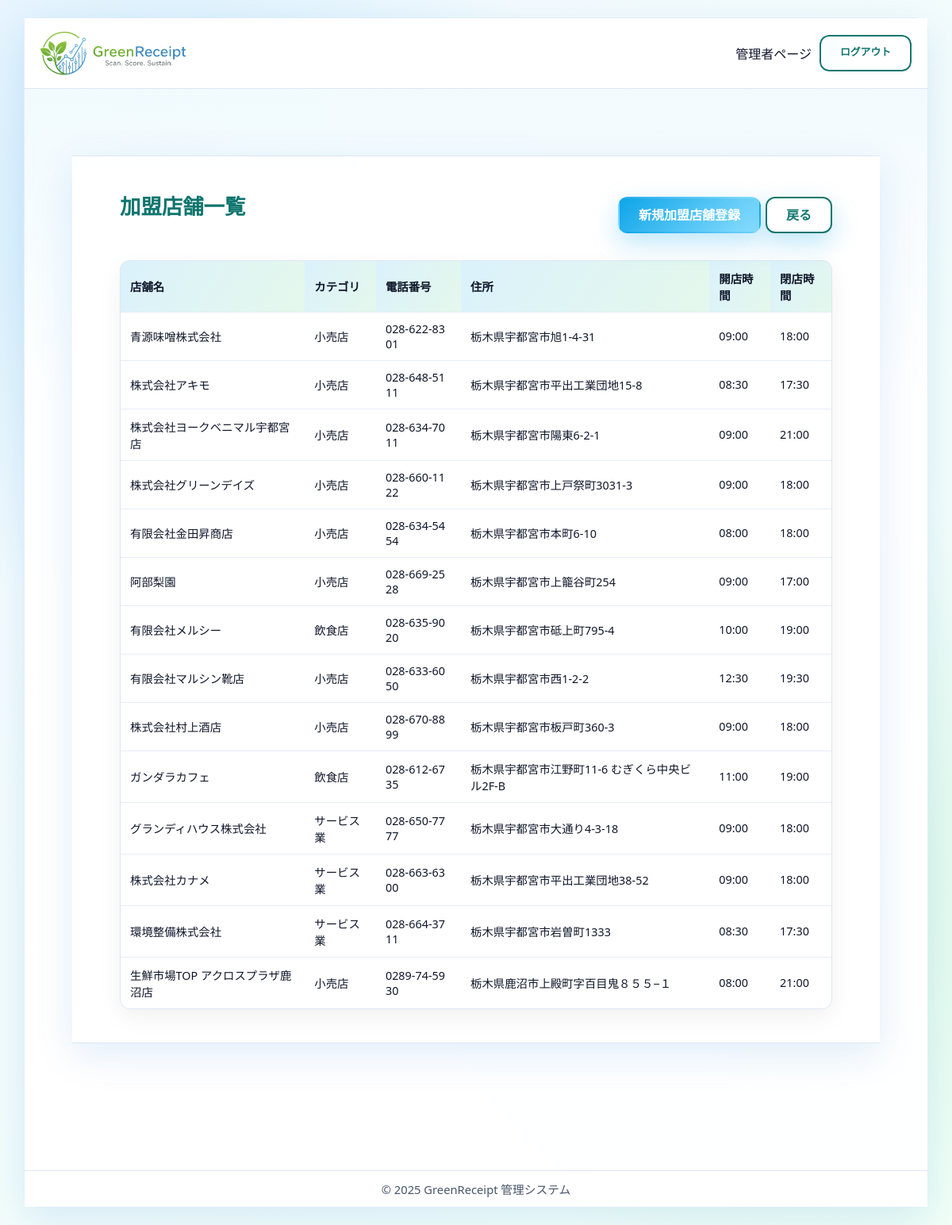
Page /staff/stores/ (signed in) on the earlier database version.
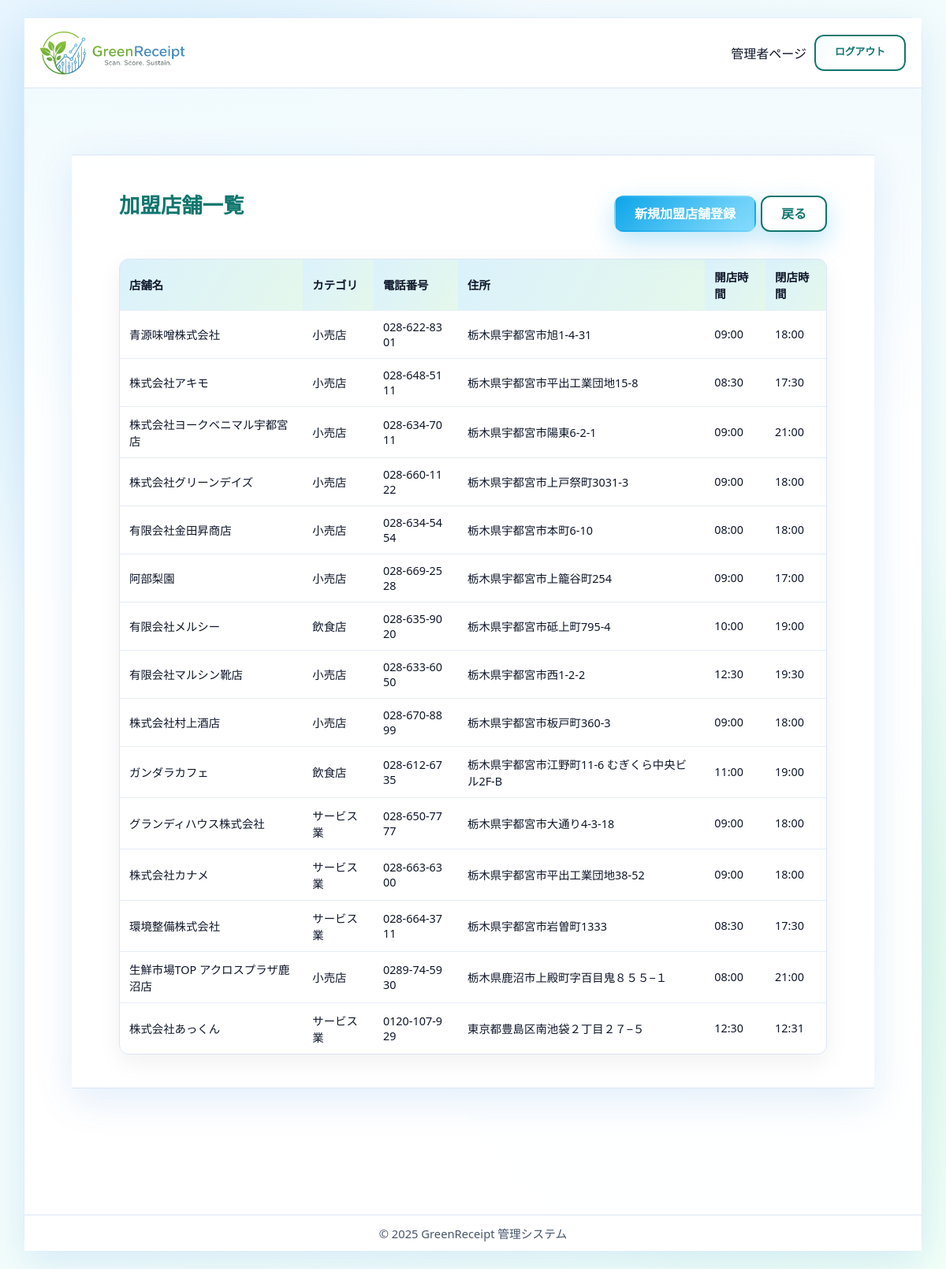
Same page on the later database version.
### core/models.py (models this page shows, shortened)
class Store(models.Model):
    store_id = models.AutoField(primary_key=True, verbose_name='店舗ID')
    store_name = models.CharField(max_length=64, verbose_name='店舗名')
    CATEGORY_CHOICES = [
        ('restaurant', '飲食店'),
        ('retail', '小売店'),
        ('service', 'サービス業'),
        ('other', 'その他'),
    ]
    category = models.CharField(max_length=64, choices=CATEGORY_CHOICES, verbose_name='カテゴリ')
    tel = models.CharField(max_length=32, blank=True, verbose_name='電話番号')
    address = models.CharField(max_length=255, verbose_name='住所')
    open_time = models.TimeField(verbose_name='開店時間', null=True, blank=True)
    close_time = models.TimeField(verbose_name='閉店時間', null=True, blank=True)
    lat = models.FloatField(verbose_name='緯度', default=0.0)
    lng = models.FloatField(verbose_name='経度', default=0.0)
    class Meta:
        verbose_name = '加盟店'
        verbose_name_plural = '加盟店'

### core/views.py (the view)
# urls.py: path("staff/stores/", views.store_list, name='store_list'),
@staff_member_required
def store_list(request):
    stores = Store.objects.all()
    return render(request, "admin/store_list.html", {'stores': stores})

### core/templates/admin/store_list.html (shortened to what this page needs)
{% extends 'admin/admin_base.html' %}
{% block content %}
<main class="dashboard-main">
  <div class="dashboard-container">
    <div class="header-with-button d-flex justify-content-between align-items-center mb-4">
        <h1>加盟店舗一覧</h1>
        <div class="d-flex gap-2">
            <a href="{% url 'core:store_create' %}" class="btn btn-primary">新規加盟店舗登録</a>
            <a href="{% url 'core:staff_index' %}" class="btn btn-secondary">戻る</a>
        </div>
    </div>
    <div class="table-responsive">
        <table class="table">
            <thead>
                <tr>
                    <th>店舗名</th>
                    <th>カテゴリ</th>
                    <th>電話番号</th>
                    <th>住所</th>
                    <th>開店時間</th>
                    <th>閉店時間</th>
                </tr>
            </thead>
            <tbody>
                {% for store in stores %}
                <tr data-href="{% url 'core:store_detail' store.store_id %}">
                    <td>{{ store.store_name }}</td>
                    <td>{{ store.get_category_display }}</td>
                    <td>{{ store.tel }}</td>
                    <td>{{ store.address }}</td>
                    <td>{{ store.open_time|time:"H:i" }}</td>
                    <td>{{ store.close_time|time:"H:i" }}</td>
                </tr>
                {% endfor %}
            </tbody>
        </table>
    </div>
  </div>
</main>
{% endblock %}

Differences in the rows shown:
added Store: store_name "株式会社あっくん", category "サービス業", tel "0120-107-929", address "東京都豊島区南池袋２丁目２７−５", open_time "12:30", close_time "12:31"
